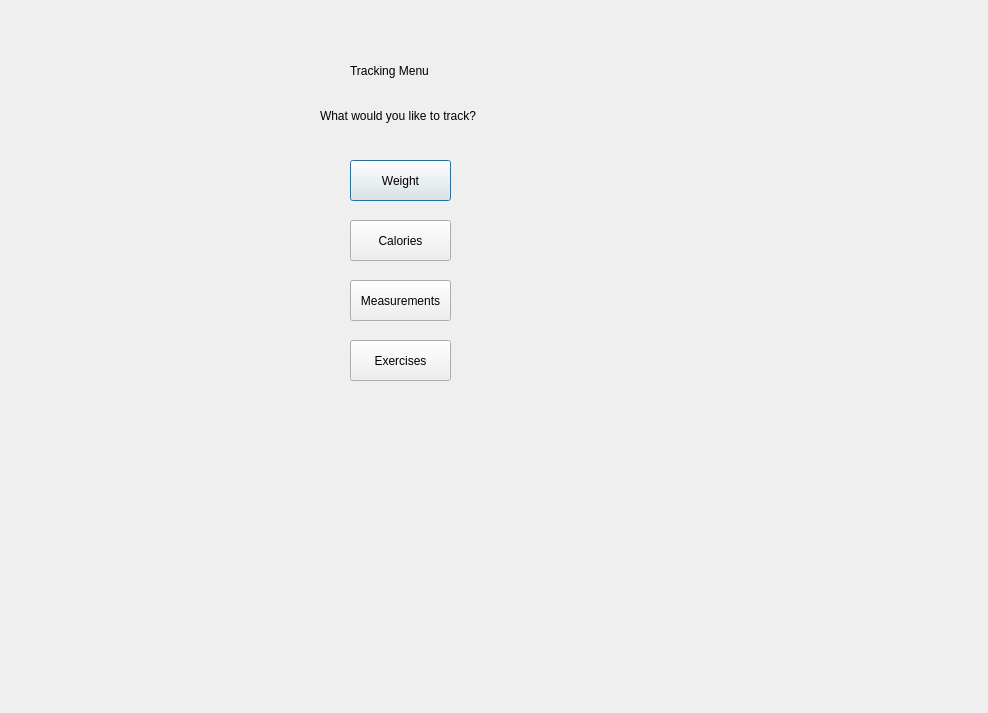
<?xml version="1.0" encoding="UTF-8"?>
<ui version="4.0">
 <class>TrackingMenu</class>
 <widget class="QDialog" name="TrackingMenu">
  <property name="geometry">
   <rect>
    <x>0</x>
    <y>0</y>
    <width>988</width>
    <height>713</height>
   </rect>
  </property>
  <property name="windowTitle">
   <string>Dialog</string>
  </property>
  <widget class="QLabel" name="label">
   <property name="geometry">
    <rect>
     <x>350</x>
     <y>50</y>
     <width>281</width>
     <height>41</height>
    </rect>
   </property>
   <property name="text">
    <string>Tracking Menu</string>
   </property>
  </widget>
  <widget class="QLabel" name="label_2">
   <property name="geometry">
    <rect>
     <x>320</x>
     <y>90</y>
     <width>261</width>
     <height>51</height>
    </rect>
   </property>
   <property name="text">
    <string>What would you like to track?</string>
   </property>
  </widget>
  <widget class="QPushButton" name="pushButton_Weight">
   <property name="geometry">
    <rect>
     <x>350</x>
     <y>160</y>
     <width>101</width>
     <height>41</height>
    </rect>
   </property>
   <property name="text">
    <string>Weight</string>
   </property>
  </widget>
  <widget class="QPushButton" name="pushButton_Calories">
   <property name="geometry">
    <rect>
     <x>350</x>
     <y>220</y>
     <width>101</width>
     <height>41</height>
    </rect>
   </property>
   <property name="text">
    <string>Calories</string>
   </property>
  </widget>
  <widget class="QPushButton" name="pushButton_Measurements">
   <property name="geometry">
    <rect>
     <x>350</x>
     <y>280</y>
     <width>101</width>
     <height>41</height>
    </rect>
   </property>
   <property name="text">
    <string>Measurements</string>
   </property>
  </widget>
  <widget class="QPushButton" name="pushButton_Exercises">
   <property name="geometry">
    <rect>
     <x>350</x>
     <y>340</y>
     <width>101</width>
     <height>41</height>
    </rect>
   </property>
   <property name="text">
    <string>Exercises</string>
   </property>
  </widget>
  <widget class="QLabel" name="label_Calories">
   <property name="geometry">
    <rect>
     <x>490</x>
     <y>220</y>
     <width>131</width>
     <height>41</height>
    </rect>
   </property>
   <property name="text">
    <string/>
   </property>
  </widget>
  <widget class="QLabel" name="label_Exercises">
   <property name="geometry">
    <rect>
     <x>490</x>
     <y>340</y>
     <width>131</width>
     <height>41</height>
    </rect>
   </property>
   <property name="text">
    <string/>
   </property>
  </widget>
  <widget class="QLabel" name="label_Measurements">
   <property name="geometry">
    <rect>
     <x>490</x>
     <y>280</y>
     <width>131</width>
     <height>41</height>
    </rect>
   </property>
   <property name="text">
    <string/>
   </property>
  </widget>
 </widget>
 <resources/>
 <connections/>
</ui>
